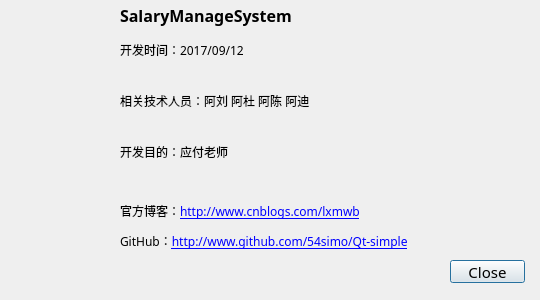
<?xml version="1.0" encoding="UTF-8"?>
<ui version="4.0">
 <class>AboutDialog</class>
 <widget class="QDialog" name="AboutDialog">
  <property name="geometry">
   <rect>
    <x>0</x>
    <y>0</y>
    <width>540</width>
    <height>300</height>
   </rect>
  </property>
  <property name="minimumSize">
   <size>
    <width>540</width>
    <height>300</height>
   </size>
  </property>
  <property name="maximumSize">
   <size>
    <width>540</width>
    <height>300</height>
   </size>
  </property>
  <property name="windowTitle">
   <string>Dialog</string>
  </property>
  <widget class="QLabel" name="label">
   <property name="geometry">
    <rect>
     <x>10</x>
     <y>30</y>
     <width>91</width>
     <height>111</height>
    </rect>
   </property>
   <property name="styleSheet">
    <string notr="true">border-radius: 45px;</string>
   </property>
   <property name="text">
    <string>&lt;html&gt;&lt;head/&gt;&lt;body&gt;&lt;p align=&quot;justify&quot;&gt;&lt;img style=&quot;display: block; border-radius: 45px;&quot; src=&quot;:/images/sod_one&quot;  width=&quot;90&quot; height=&quot;90&quot;/&gt;&lt;/p&gt;&lt;/body&gt;&lt;/html&gt;</string>
   </property>
  </widget>
  <widget class="QPushButton" name="pushButton">
   <property name="geometry">
    <rect>
     <x>450</x>
     <y>260</y>
     <width>75</width>
     <height>23</height>
    </rect>
   </property>
   <property name="font">
    <font>
     <family>Source Code Pro</family>
     <pointsize>11</pointsize>
     <weight>50</weight>
     <bold>false</bold>
    </font>
   </property>
   <property name="text">
    <string>Close</string>
   </property>
  </widget>
  <widget class="QLabel" name="label_2">
   <property name="geometry">
    <rect>
     <x>120</x>
     <y>0</y>
     <width>201</width>
     <height>31</height>
    </rect>
   </property>
   <property name="font">
    <font>
     <family>Source Code Pro</family>
     <pointsize>12</pointsize>
     <weight>75</weight>
     <bold>true</bold>
    </font>
   </property>
   <property name="text">
    <string>SalaryManageSystem</string>
   </property>
  </widget>
  <widget class="QLabel" name="label_3">
   <property name="geometry">
    <rect>
     <x>120</x>
     <y>40</y>
     <width>391</width>
     <height>211</height>
    </rect>
   </property>
   <property name="font">
    <font>
     <family>Source Code Pro</family>
     <pointsize>11</pointsize>
    </font>
   </property>
   <property name="text">
    <string>&lt;!DOCTYPE HTML PUBLIC &quot;-//W3C//DTD HTML 4.0//EN&quot; &quot;http://www.w3.org/TR/REC-html40/strict.dtd&quot;&gt;
&lt;html&gt;&lt;head&gt;&lt;meta name=&quot;qrichtext&quot; content=&quot;1&quot; /&gt;&lt;style type=&quot;text/css&quot;&gt;
p, li { white-space: pre-wrap; }
&lt;/style&gt;&lt;/head&gt;&lt;body style=&quot; font-family:'SimSun'; font-size:11pt; font-weight:400; font-style:normal;&quot;&gt;
&lt;p style=&quot; margin-top:12px; margin-bottom:12px; margin-left:0px; margin-right:0px; -qt-block-indent:0; text-indent:0px;&quot;&gt;&lt;span style=&quot; font-size:9pt;&quot;&gt;开发时间：2017/09/12&lt;br /&gt;&lt;/span&gt;&lt;/p&gt;
&lt;p style=&quot; margin-top:12px; margin-bottom:12px; margin-left:0px; margin-right:0px; -qt-block-indent:0; text-indent:0px;&quot;&gt;&lt;span style=&quot; font-size:9pt;&quot;&gt;相关技术人员：阿刘 阿杜 阿陈 阿迪&lt;br /&gt;&lt;/span&gt;&lt;/p&gt;
&lt;p style=&quot; margin-top:12px; margin-bottom:12px; margin-left:0px; margin-right:0px; -qt-block-indent:0; text-indent:0px;&quot;&gt;&lt;span style=&quot; font-size:9pt;&quot;&gt;开发目的：应付老师&lt;/span&gt;&lt;/p&gt;
&lt;p style=&quot;-qt-paragraph-type:empty; margin-top:12px; margin-bottom:12px; margin-left:0px; margin-right:0px; -qt-block-indent:0; text-indent:0px; font-size:9pt;&quot;&gt;&lt;br /&gt;&lt;/p&gt;
&lt;p style=&quot; margin-top:12px; margin-bottom:12px; margin-left:0px; margin-right:0px; -qt-block-indent:0; text-indent:0px;&quot;&gt;&lt;span style=&quot; font-size:9pt;&quot;&gt;官方博客：&lt;/span&gt;&lt;a href=&quot;http://www.cnblogs.com/lxmwb&quot;&gt;&lt;span style=&quot; font-size:9pt; text-decoration: underline; color:#0000ff;&quot;&gt;http://www.cnblogs.com/lxmwb&lt;/span&gt;&lt;/a&gt;&lt;/p&gt;
&lt;p style=&quot; margin-top:12px; margin-bottom:12px; margin-left:0px; margin-right:0px; -qt-block-indent:0; text-indent:0px;&quot;&gt;&lt;span style=&quot; font-size:9pt;&quot;&gt;GitHub：&lt;/span&gt;&lt;a href=&quot;http://www.github.com/54simo/Qt-simple&quot;&gt;&lt;span style=&quot; font-size:9pt; text-decoration: underline; color:#0000ff;&quot;&gt;http://www.github.com/54simo/Qt-simple&lt;/span&gt;&lt;/a&gt;&lt;/p&gt;&lt;/body&gt;&lt;/html&gt;</string>
   </property>
  </widget>
 </widget>
 <resources/>
 <connections/>
</ui>
